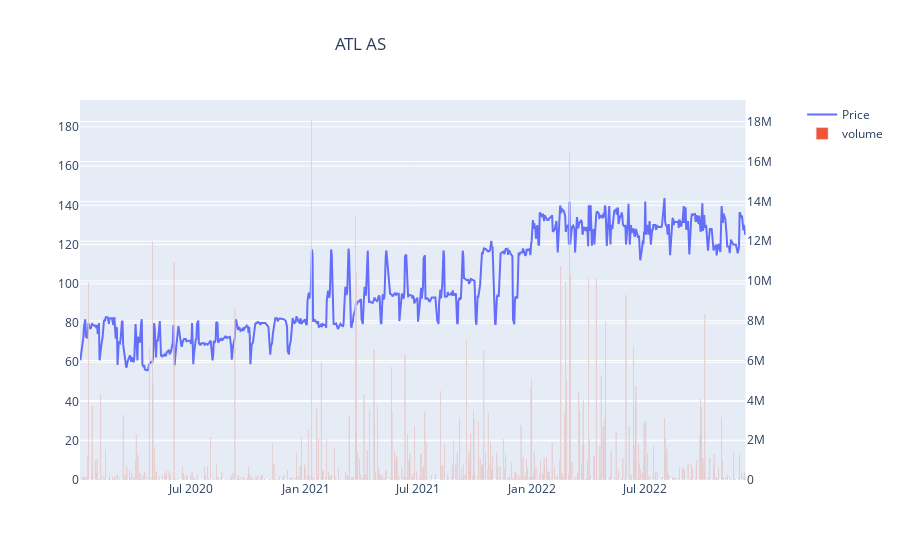

The code cell stored with this chart in its notebook:
### Markdown cell above
### Application of the function for ATLANTA Assurance

### Code cell
ATL = Stock('ATL AS')
ATL.visualization(ATL,'ATL AS')

### Figure 1 — Plotly figure (JSON) as saved in the notebook; plotly's stock layout.template omitted (floating-point values rounded to 4 significant figures; data arrays with more than 128 entries replaced by an {"elided": "..."} marker saying what was removed)
{"data": [{"mode": "lines", "name": "Price", "type": "scatter", "x": {"elided": "732 str values"}, "xaxis": "x", "y": {"elided": "732 float values"}, "yaxis": "y"}, {"name": "volume", "type": "bar", "x": {"elided": "732 str values"}, "xaxis": "x", "y": {"elided": "732 float values"}, "yaxis": "y2"}], "layout": {"title": {"text": "ATL AS", "x": 0.4}, "xaxis": {"anchor": "y", "domain": [0, 0.94]}, "yaxis": {"anchor": "x", "domain": [0, 1], "range": [0, 193.7], "visible": true}, "yaxis2": {"anchor": "x", "overlaying": "y", "side": "right"}}}
